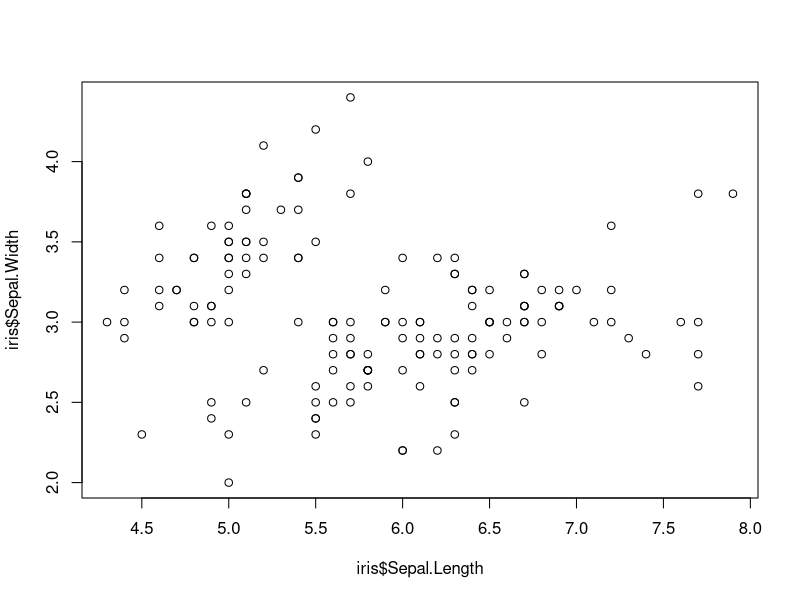
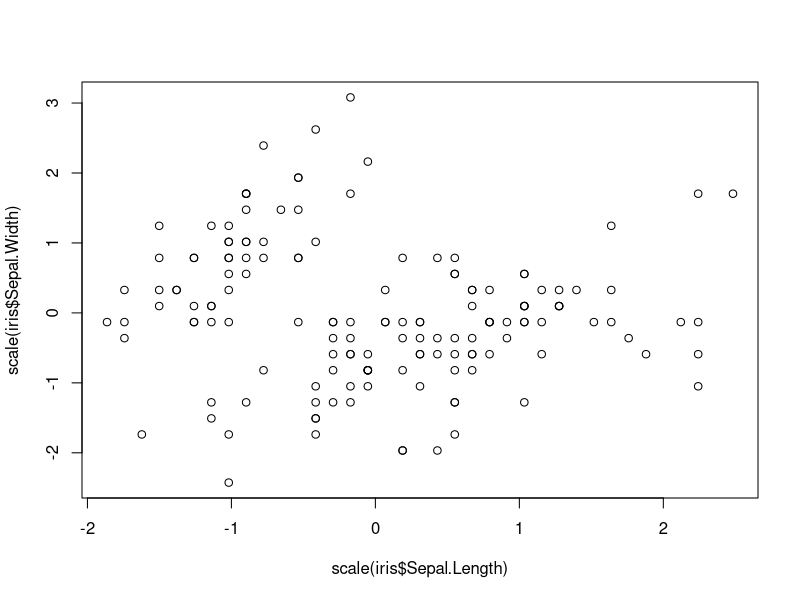
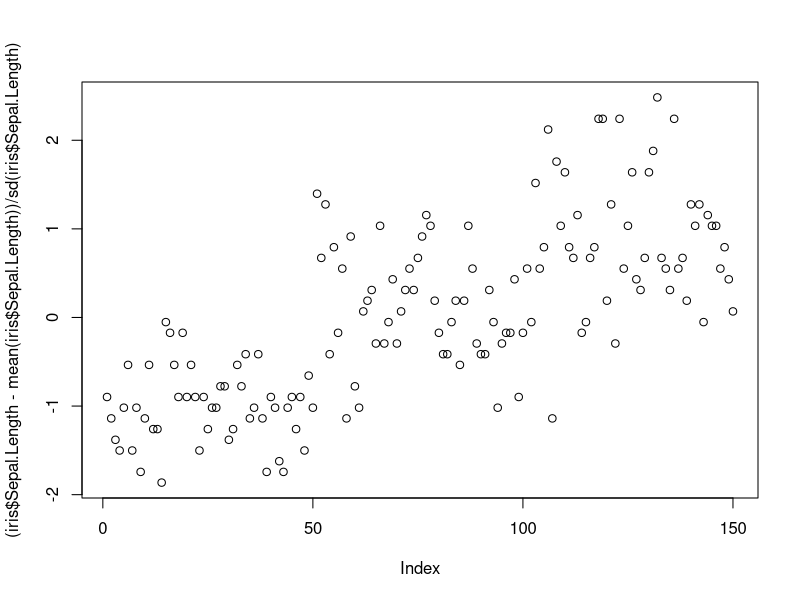
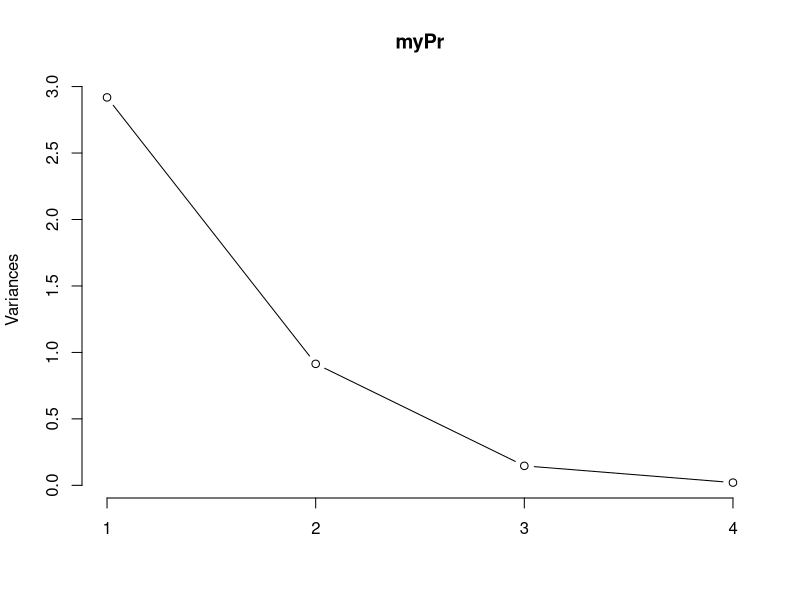
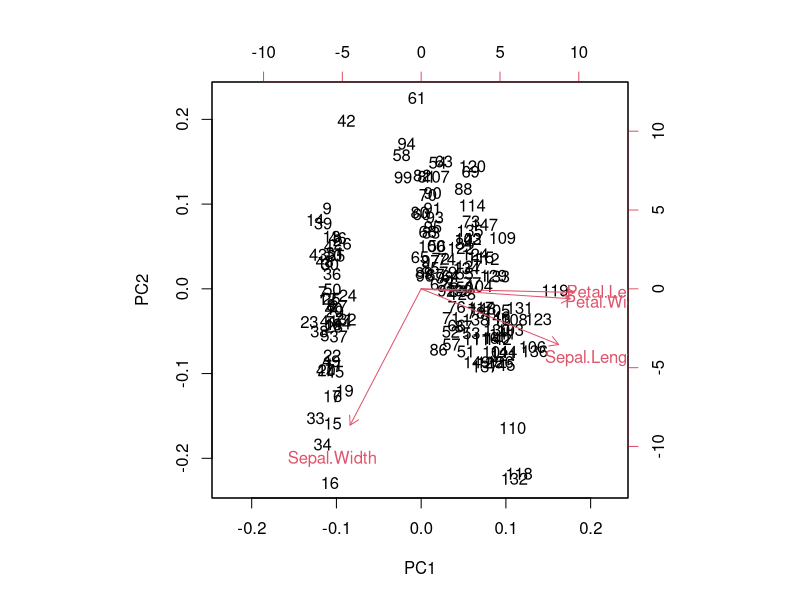
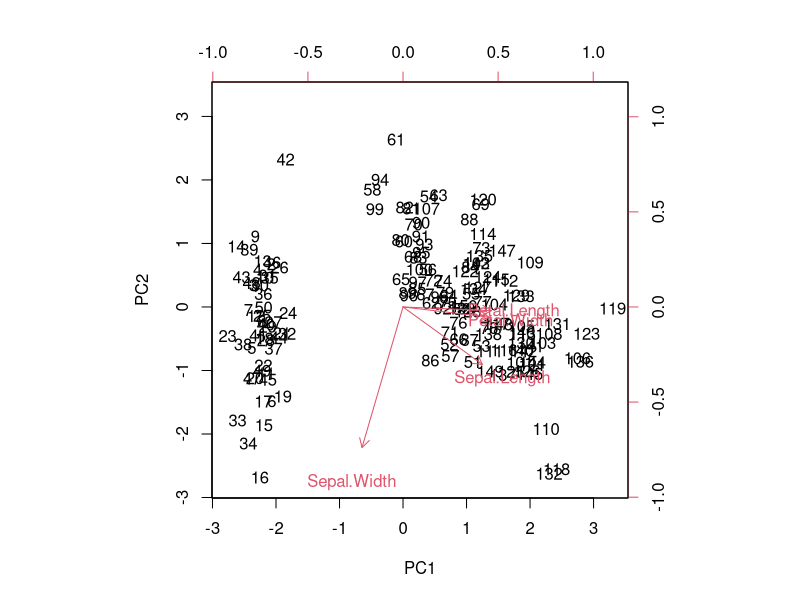
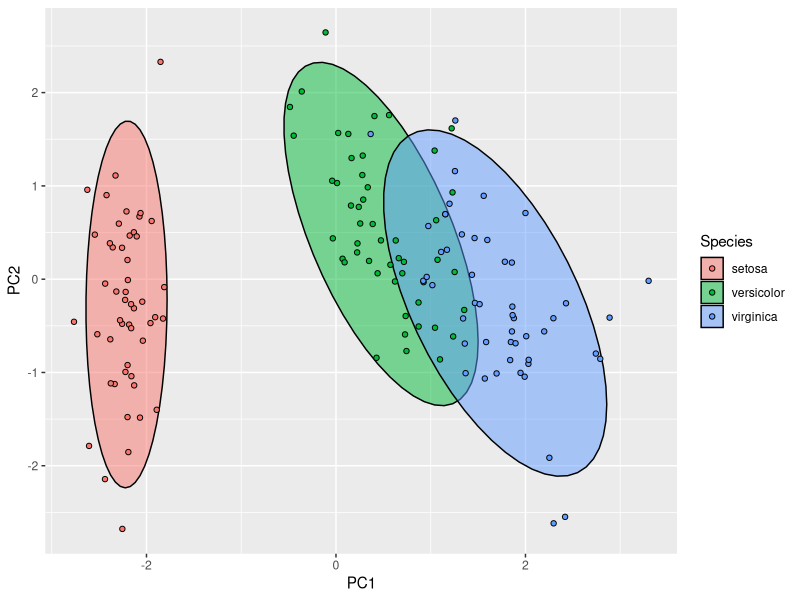

These charts were generated, in order, by the following R code:
data(iris)
head(iris)
?prcomp
View(iris)

myPr <- prcomp(iris[, -5])
myPr <- prcomp(iris[, -5], scale = TRUE)
plot(iris$Sepal.Length, iris$Sepal.Width)
plot(scale(iris$Sepal.Length), scale(iris$Sepal.Width))
plot((iris$Sepal.Length - mean(iris$Sepal.Length)) / sd(iris$Sepal.Length))
myPr
summary(myPr)
plot(myPr, type = "l")
biplot(myPr)
biplot(myPr, scale = 0)
str(myPr)
myPr$x
iris2 <- cbind(iris, myPr$x)
library(ggplot2)

ggplot(iris2, aes(PC1, PC2, col = Species, fill = Species)) +
  stat_ellipse(geom = "polygon", col = "black", alpha = 0.5) +
  geom_point(shape = 21, col = "black")

cor(iris[, -5], iris2[, 6:9])